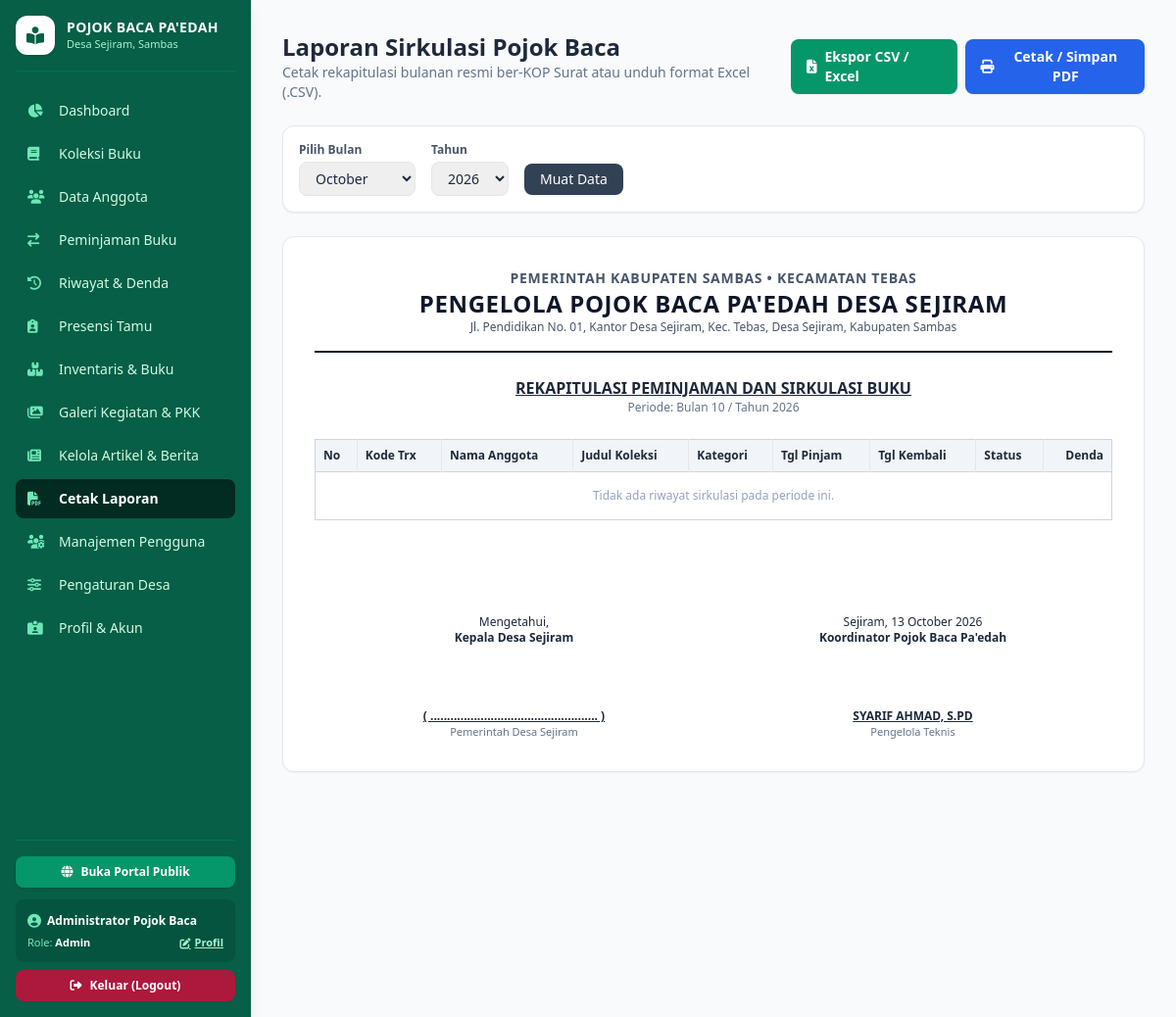
The page /laporan.php (signed in) on the database its author committed.
### tables this page shows
CREATE TABLE IF NOT EXISTS `pengaturan` (
  `id` INT AUTO_INCREMENT PRIMARY KEY,
  `nama_instansi` VARCHAR(150) NOT NULL,
  `desa` VARCHAR(100) NOT NULL,
  `kabupaten` VARCHAR(100) NOT NULL,
  `alamat` TEXT NOT NULL,
  `jam_operasional` VARCHAR(100) NOT NULL DEFAULT '08.00 - 16.00 WIB',
  `durasi_pinjam_hari` INT NOT NULL DEFAULT 7,
  `denda_per_hari` INT NOT NULL DEFAULT 1000,
  `nama_kades` VARCHAR(100) NOT NULL,
  `nama_pengelola` VARCHAR(100) NOT NULL
);

### config/database.php (called while the page is built, shortened)
<?php
if (!function_exists('e')) {
    function e(string|null $string): string {
        return htmlspecialchars($string ?? '', ENT_QUOTES, 'UTF-8');
    }
}

### laporan.php (the view, shortened to what this page needs)
<?php
require_once __DIR__ . '/config/database.php';
$bulan = $_GET['bulan'] ?? date('m');
$tahun = $_GET['tahun'] ?? date('Y');
$stmtLap = $pdo->prepare("
    SELECT p.*, a.nama AS nama_anggota, a.institusi, b.judul, b.kategori
    FROM peminjaman p
    JOIN anggota a ON p.anggota_id = a.id
    JOIN buku b ON p.buku_id = b.id
    WHERE MONTH(p.tanggal_pinjam) = ? AND YEAR(p.tanggal_pinjam) = ?
    ORDER BY p.id ASC
");
$stmtLap->execute([$bulan, $tahun]);
$dataLaporan = $stmtLap->fetchAll();
$aturan = $pdo->query("SELECT * FROM pengaturan LIMIT 1")->fetch();
require_once __DIR__ . '/includes/header.php';
?>
<div class="no-print mb-6 flex flex-col md:flex-row justify-between items-start md:items-center gap-4">
    <div>
        <h2 class="text-2xl font-bold text-slate-800">Laporan Sirkulasi Pojok Baca</h2>
        <p class="text-sm text-slate-500">Cetak rekapitulasi bulanan resmi ber-KOP Surat atau unduh format Excel (.CSV).</p>
    </div>
    <div class="flex gap-2">
        <a href="laporan.php?bulan=<?= $bulan ?>&tahun=<?= $tahun ?>&ekspor=csv" class="bg-emerald-600 text-white px-4 py-2 rounded-lg text-sm font-semibold hover:bg-emerald-700 flex items-center gap-2 shadow-sm">
            <i class="fa-solid fa-file-excel"></i> Ekspor CSV / Excel
        </a>
        <button onclick="window.print()" class="bg-blue-600 text-white px-4 py-2 rounded-lg text-sm font-semibold hover:bg-blue-700 flex items-center gap-2 shadow-sm">
            <i class="fa-solid fa-print"></i> Cetak / Simpan PDF
        </button>
    </div>
</div>
<form method="GET" class="no-print bg-white p-4 rounded-xl border border-slate-200 mb-6 flex items-center gap-4 shadow-sm">
    <div>
        <label class="text-xs font-bold text-slate-600 block mb-1">Pilih Bulan</label>
        <select name="bulan" class="border rounded-lg px-3 py-1.5 text-sm">
            <?php for ($m = 1; $m <= 12; $m++): ?>
                <option value="<?= sprintf('%02d', $m) ?>" <?= (int)$bulan === $m ? 'selected' : '' ?>><?= date('F', mktime(0, 0, 0, $m, 10)) ?></option>
            <?php endfor; ?>
        </select>
    </div>
    <div>
        <label class="text-xs font-bold text-slate-600 block mb-1">Tahun</label>
        <select name="tahun" class="border rounded-lg px-3 py-1.5 text-sm">
            <?php for ($y = 2024; $y <= 2028; $y++): ?>
                <option value="<?= $y ?>" <?= (int)$tahun === $y ? 'selected' : '' ?>><?= $y ?></option>
            <?php endfor; ?>
        </select>
    </div>
    <div class="pt-5">
        <button type="submit" class="bg-slate-700 text-white px-4 py-1.5 rounded-lg text-sm font-medium hover:bg-slate-800">Muat Data</button>
    </div>
</form>
<div class="bg-white p-8 rounded-xl shadow-sm border border-slate-200">
    <div class="text-center pb-4 border-b-2 border-slate-900 mb-6">
        <h3 class="text-sm font-bold uppercase tracking-wider text-slate-600">Pemerintah Kabupaten Sambas &bull; Kecamatan Tebas</h3>
        <h2 class="text-xl md:text-2xl font-black uppercase text-slate-900 tracking-wide">PENGELOLA <?= e($aturan['nama_instansi']) ?> <?= e($aturan['desa']) ?></h2>
        <p class="text-xs text-slate-600"><?= e($aturan['alamat']) ?>, <?= e($aturan['desa']) ?>, <?= e($aturan['kabupaten']) ?></p>
    </div>
    <div class="text-center mb-6">
        <h4 class="font-bold text-base uppercase text-slate-800 underline">REKAPITULASI PEMINJAMAN DAN SIRKULASI BUKU</h4>
        <p class="text-xs text-slate-500">Periode: Bulan <?= $bulan ?> / Tahun <?= $tahun ?></p>
    </div>
    <div class="overflow-x-auto">
        <table class="w-full text-left text-xs border border-slate-300 mb-8">
            <thead class="bg-slate-100 border-b border-slate-300">
                <tr>
                    <th class="p-2 border-r">No</th>
                    <th class="p-2 border-r">Kode Trx</th>
                    <th class="p-2 border-r">Nama Anggota</th>
                    <th class="p-2 border-r">Judul Koleksi</th>
                    <th class="p-2 border-r">Kategori</th>
                    <th class="p-2 border-r">Tgl Pinjam</th>
                    <th class="p-2 border-r">Tgl Kembali</th>
                    <th class="p-2 border-r">Status</th>
                    <th class="p-2 text-right">Denda</th>
                </tr>
            </thead>
            <tbody class="divide-y divide-slate-200">
                <?php if (empty($dataLaporan)): ?>
                <tr><td colspan="9" class="p-4 text-center text-slate-400">Tidak ada riwayat sirkulasi pada periode ini.</td></tr>
                <?php endif; ?>
            </tbody>
        </table>
    </div>
    <div class="grid grid-cols-2 text-center text-xs mt-12 pt-4">
        <div>
            <p>Mengetahui,</p>
            <p class="font-bold mb-16"><?= e($aturan['nama_kades']) ?></p>
            <p class="font-bold underline uppercase">( .................................................. )</p>
            <p class="text-[11px] text-slate-500">Pemerintah Desa Sejiram</p>
        </div>
        <div>
            <p>Sejiram, <?= date('d F Y') ?></p>
            <p class="font-bold mb-16">Koordinator Pojok Baca Pa'edah</p>
            <p class="font-bold underline uppercase"><?= e($aturan['nama_pengelola']) ?></p>
            <p class="text-[11px] text-slate-500">Pengelola Teknis</p>
        </div>
    </div>
</div>
<?php require_once __DIR__ . '/includes/footer.php'; ?>

### includes/header.php (shortened to what this page needs)
<?php
require_once __DIR__ . '/../config/database.php';
$stmtSetting = $pdo->query("SELECT * FROM pengaturan LIMIT 1");
$appSetting = $stmtSetting->fetch() ?: [
    'nama_instansi' => 'Pojok Baca Pa\'edah',
    'desa' => 'Desa Sejiram',
    'kabupaten' => 'Kabupaten Sambas',
    'alamat' => 'Jl. Pendidikan No. 01, Kantor Desa Sejiram',
    'jam_operasional' => '08.00 - 15.30 WIB',
    'durasi_pinjam_hari' => 7,
    'denda_per_hari' => 1000,
    'nama_kades' => 'Kepala Desa Sejiram',
    'nama_pengelola' => 'Pengelola Pojok Baca'
];
$currentPage = basename($_SERVER['PHP_SELF']);
?>
<!DOCTYPE html>
<html lang="id">
<head>
    <script src="https://cdn.tailwindcss.com"></script>
    <link rel="stylesheet" href="https://cdnjs.cloudflare.com/ajax/libs/font-awesome/6.4.0/css/all.min.css">
</head>
<body class="bg-slate-50 text-slate-800 flex flex-col min-h-screen font-sans">
    <div class="flex flex-1">
        <aside class="w-64 bg-emerald-800 text-white flex-shrink-0 min-h-screen p-4 no-print flex flex-col justify-between shadow-lg">
            <div>
                <div class="flex items-center gap-3 pb-4 border-b border-emerald-700/80 mb-5">
                    <div class="w-10 h-10 rounded-xl bg-white text-emerald-800 flex items-center justify-center font-bold text-lg shadow">
                        <i class="fa-solid fa-book-open-reader"></i>
                    </div>
                    <div>
                        <h1 class="font-bold text-sm tracking-wide leading-tight">POJOK BACA PA'EDAH</h1>
                        <p class="text-[11px] text-emerald-200"><?= e($appSetting['desa']) ?>, Sambas</p>
                    </div>
                </div>
                <nav class="space-y-1 text-sm font-medium">
                    <a href="dashboard.php" class="flex items-center gap-3 px-3 py-2.5 rounded-lg transition <?= $currentPage === 'dashboard.php' ? 'bg-emerald-950 text-white shadow-inner font-bold' : 'hover:bg-emerald-700 text-emerald-100' ?>">
                        <i class="fa-solid fa-chart-pie w-5 text-emerald-300"></i> Dashboard
                    </a>
                    <a href="buku.php" class="flex items-center gap-3 px-3 py-2.5 rounded-lg transition <?= $currentPage === 'buku.php' ? 'bg-emerald-950 text-white shadow-inner font-bold' : 'hover:bg-emerald-700 text-emerald-100' ?>">
                        <i class="fa-solid fa-book w-5 text-emerald-300"></i> Koleksi Buku
                    </a>
                    <a href="anggota.php" class="flex items-center gap-3 px-3 py-2.5 rounded-lg transition <?= $currentPage === 'anggota.php' ? 'bg-emerald-950 text-white shadow-inner font-bold' : 'hover:bg-emerald-700 text-emerald-100' ?>">
                        <i class="fa-solid fa-users w-5 text-emerald-300"></i> Data Anggota
                    </a>
                    <a href="peminjaman.php" class="flex items-center gap-3 px-3 py-2.5 rounded-lg transition <?= $currentPage === 'peminjaman.php' ? 'bg-emerald-950 text-white shadow-inner font-bold' : 'hover:bg-emerald-700 text-emerald-100' ?>">
                        <i class="fa-solid fa-arrow-right-arrow-left w-5 text-emerald-300"></i> Peminjaman Buku
                    </a>
                    <a href="pengembalian.php" class="flex items-center gap-3 px-3 py-2.5 rounded-lg transition <?= $currentPage === 'pengembalian.php' ? 'bg-emerald-950 text-white shadow-inner font-bold' : 'hover:bg-emerald-700 text-emerald-100' ?>">
                        <i class="fa-solid fa-clock-rotate-left w-5 text-emerald-300"></i> Riwayat & Denda
                    </a>
                    <a href="kunjungan.php" class="flex items-center gap-3 px-3 py-2.5 rounded-lg transition <?= $currentPage === 'kunjungan.php' ? 'bg-emerald-950 text-white shadow-inner font-bold' : 'hover:bg-emerald-700 text-emerald-100' ?>">
                        <i class="fa-solid fa-clipboard-user w-5 text-emerald-300"></i> Presensi Tamu
                    </a>
                    <a href="inventaris.php" class="flex items-center gap-3 px-3 py-2.5 rounded-lg transition <?= $currentPage === 'inventaris.php' ? 'bg-emerald-950 text-white shadow-inner font-bold' : 'hover:bg-emerald-700 text-emerald-100' ?>">
                        <i class="fa-solid fa-boxes-stacked w-5 text-emerald-300"></i> Inventaris & Buku
                    </a>
                    <a href="galeri.php" class="flex items-center gap-3 px-3 py-2.5 rounded-lg transition <?= $currentPage === 'galeri.php' ? 'bg-emerald-950 text-white shadow-inner font-bold' : 'hover:bg-emerald-700 text-emerald-100' ?>">
                        <i class="fa-solid fa-images w-5 text-emerald-300"></i> Galeri Kegiatan & PKK
                    </a>
                    <a href="artikel.php" class="flex items-center gap-3 px-3 py-2.5 rounded-lg transition <?= $currentPage === 'artikel.php' ? 'bg-emerald-950 text-white shadow-inner font-bold' : 'hover:bg-emerald-700 text-emerald-100' ?>">
                        <i class="fa-solid fa-newspaper w-5 text-emerald-300"></i> Kelola Artikel & Berita
                    </a>
                    <a href="laporan.php" class="flex items-center gap-3 px-3 py-2.5 rounded-lg transition <?= $currentPage === 'laporan.php' ? 'bg-emerald-950 text-white shadow-inner font-bold' : 'hover:bg-emerald-700 text-emerald-100' ?>">
                        <i class="fa-solid fa-file-pdf w-5 text-emerald-300"></i> Cetak Laporan
                    </a>
                    <?php if (($_SESSION['user_role'] ?? '') === 'admin'): ?>
                    <a href="pengguna.php" class="flex items-center gap-3 px-3 py-2.5 rounded-lg transition <?= $currentPage === 'pengguna.php' ? 'bg-emerald-950 text-white shadow-inner font-bold' : 'hover:bg-emerald-700 text-emerald-100' ?>">
                        <i class="fa-solid fa-users-gear w-5 text-emerald-300"></i> Manajemen Pengguna
                    </a>
                    <a href="pengaturan.php" class="flex items-center gap-3 px-3 py-2.5 rounded-lg transition <?= $currentPage === 'pengaturan.php' ? 'bg-emerald-950 text-white shadow-inner font-bold' : 'hover:bg-emerald-700 text-emerald-100' ?>">
                        <i class="fa-solid fa-sliders w-5 text-emerald-300"></i> Pengaturan Desa
                    </a>
                    <?php endif; ?>
                    <a href="profil.php" class="flex items-center gap-3 px-3 py-2.5 rounded-lg transition <?= $currentPage === 'profil.php' ? 'bg-emerald-950 text-white shadow-inner font-bold' : 'hover:bg-emerald-700 text-emerald-100' ?>">
                        <i class="fa-solid fa-id-card-clip w-5 text-emerald-300"></i> Profil & Akun
                    </a>
                </nav>
            </div>
            <div class="pt-4 border-t border-emerald-700/80 text-xs">
                <a href="portal.php" target="_blank" class="flex items-center justify-center gap-2 bg-emerald-600 hover:bg-emerald-500 text-white px-3 py-2 rounded-lg text-xs font-semibold mb-3 shadow transition">
                    <i class="fa-solid fa-globe"></i> Buka Portal Publik
                </a>
                <div class="bg-emerald-900/60 p-3 rounded-lg mb-2">
                    <div class="flex items-center justify-between mb-1">
                        <p class="text-white font-semibold flex items-center gap-1.5 truncate">
                            <i class="fa-solid fa-circle-user text-sm text-emerald-300"></i> <?= e($_SESSION['user_nama'] ?? 'Petugas') ?>
                        </p>
                    </div>
                    <div class="flex items-center justify-between">
                        <p class="text-[11px] text-emerald-300 capitalize">Role: <span class="font-bold text-white"><?= e($_SESSION['user_role'] ?? 'petugas') ?></span></p>
                        <a href="profil.php" class="text-[11px] text-emerald-200 hover:text-white underline font-semibold flex items-center gap-1 transition">
                            <i class="fa-solid fa-pen-to-square"></i> Profil
                        </a>
                    </div>
                </div>
                <a href="logout.php" onclick="return confirm('Apakah Anda yakin ingin keluar dari sistem?')" class="inline-flex items-center gap-2 bg-rose-700/90 hover:bg-rose-700 text-white px-3 py-2 rounded-lg text-xs font-semibold w-full justify-center transition shadow-sm">
                    <i class="fa-solid fa-right-from-bracket"></i> Keluar (Logout)
                </a>
            </div>
        </aside>
        <main class="flex-1 p-6 md:p-8 overflow-x-hidden">

### rows shown on the page
pengaturan: desa "Desa Sejiram", nama_instansi "POJOK BACA PA'EDAH", desa "DESA SEJIRAM", alamat "Jl. Pendidikan No. 01, Kantor Desa Sejiram, Kec. Tebas", kabupaten "Kabupaten Sambas", nama_kades "Kepala Desa Sejiram", nama_pengelola "SYARIF AHMAD, S.PD"

### other values the page prints
$_SESSION['user_nama'] "Administrator Pojok Baca"
$_SESSION['user_role'] "Admin"
$bulan "10"
$tahun "2026"
form field bulan "October"
form field tahun "2026"
